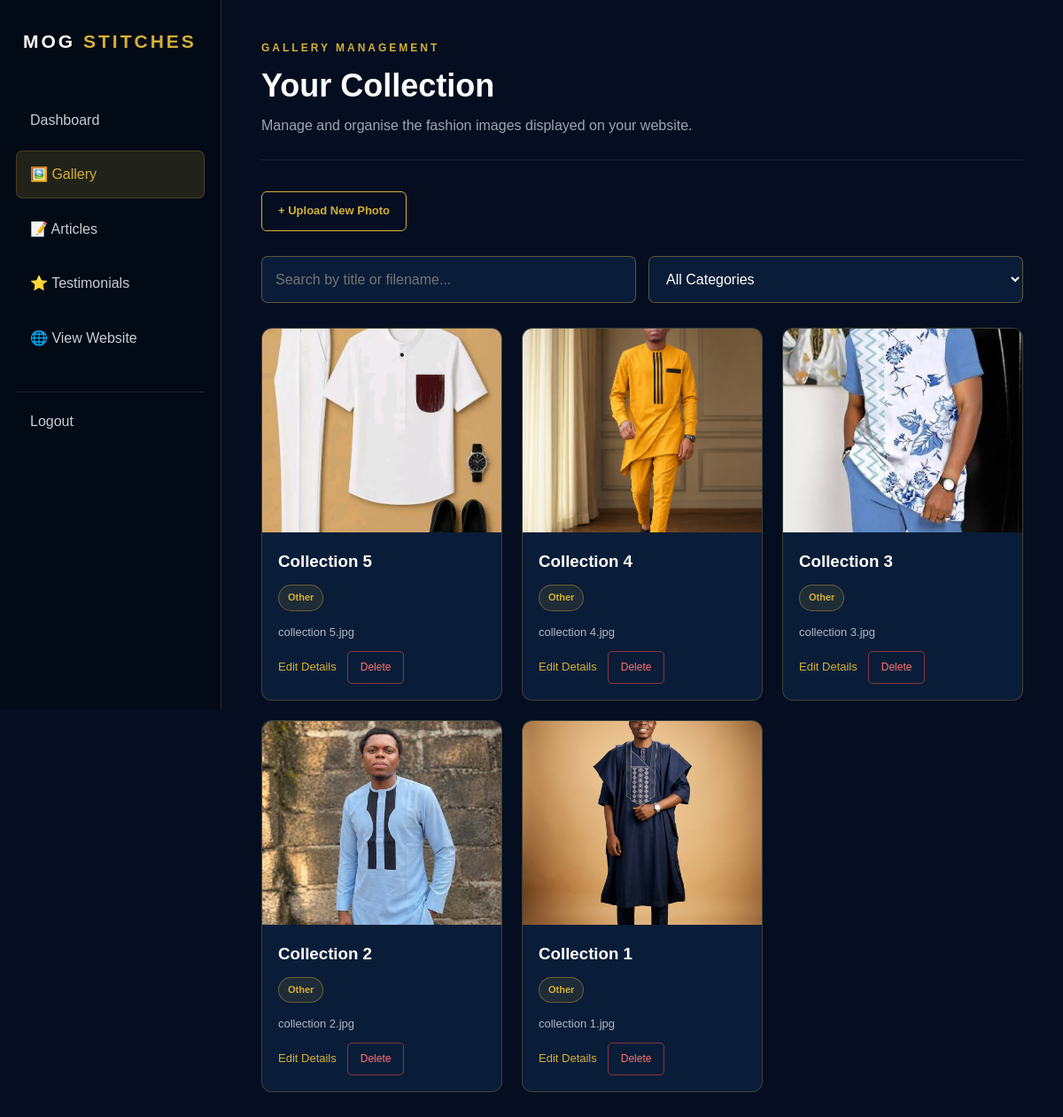
Page /admin/gallery (signed in) on the committed database.
### tables this page shows
CREATE TABLE gallery (
                    id INTEGER PRIMARY KEY AUTOINCREMENT,
                    filename TEXT NOT NULL,
                    title TEXT,
                    description TEXT,
                    category TEXT NOT NULL DEFAULT 'Other',
                    created_at TIMESTAMP DEFAULT CURRENT_TIMESTAMP
                );

### app.py (the view)
@app.route("/admin/gallery")
@login_required
def admin_gallery():
    conn = get_db()
    images = conn.execute(
        "SELECT * FROM gallery ORDER BY id DESC"
    ).fetchall()
    conn.close()
    return render_template(
        "admin_gallery.html",
        images=images
    )

### app.py (called while the page is built)
@login_manager.user_loader
def load_user(user_id):
    conn = get_db()
    admin = conn.execute(
        "SELECT * FROM admins WHERE id = ?",
        (user_id,)
    ).fetchone()
    conn.close()
    if admin:
        return Admin(
            admin["id"],
            admin["username"],
            admin["password"]
        )
    return None

### database.py (called while the page is built, shortened)
def get_db():
    connection = sqlite3.connect(DATABASE)
    connection.row_factory = sqlite3.Row
    return connection

### templates/admin_gallery.html (shortened to what this page needs)
<!DOCTYPE html>
<html lang="en">
<head>
    <link rel="stylesheet"
          href="{{ url_for('static', filename='admin.css') }}">
</head>
<body>
<div class="admin-layout">
    <aside class="sidebar">
        <div class="sidebar-logo">
            MOG <span>STITCHES</span>
        </div>
        <nav class="sidebar-nav">
            <a href="{{ url_for('admin_dashboard') }}">Dashboard</a>
            <a href="{{ url_for('admin_gallery') }}" class="active">🖼️ Gallery</a>
            <a href="{{ url_for('admin_articles') }}">📝 Articles</a>
            <a href="{{ url_for('admin_testimonials') }}">⭐ Testimonials</a>
            <a href="/" target="_blank">🌐 View Website</a>
            <a href="{{ url_for('admin_logout') }}" class="logout">Logout</a>
        </nav>
    </aside>
    <main class="admin-main">
        <header class="admin-header">
            <p>GALLERY MANAGEMENT</p>
            <h1>Your Collection</h1>
            <span>Manage and organise the fashion images displayed on your website.</span>
        </header>
        <div style="margin-bottom: 28px;">
            <a href="{{ url_for('admin_gallery_upload') }}"
               class="dashboard-button">
                + Upload New Photo
            </a>
        </div>
        <div class="gallery-tools">
            <input
                type="search"
                id="gallerySearch"
                placeholder="Search by title or filename..."
                aria-label="Search gallery photos"
            >
            <select id="categoryFilter" aria-label="Filter by fashion category">
                <option value="all">All Categories</option>
            </select>
        </div>
        <div class="gallery-admin-grid" id="galleryAdminGrid">
            {% for image in images %}
            <div class="gallery-admin-card"
                 data-title="{{ image['title'] or '' }}"
                 data-filename="{{ image['filename'] }}"
                 data-category="{{ image['category'] or 'Other' }}">
                <img
                    src="{{ url_for('static', filename='images/' + image['filename']) }}"
                    alt="{{ image['title'] or 'MOG Stitches Collection' }}"
                    loading="lazy"
                >
                <div class="gallery-admin-info">
                    <h3>{{ image['title'] or 'Untitled' }}</h3>
                    <span class="gallery-category">
                        {{ image['category'] or 'Other' }}
                    </span>
                    <p>{{ image['filename'] }}</p>
                    <div class="gallery-admin-actions">
                        <a href="{{ url_for('edit_gallery_image', image_id=image['id']) }}">
                            Edit Details
                        </a>
                        <form
                            method="POST"
                            action="{{ url_for('delete_gallery_image', image_id=image['id']) }}"
                            onsubmit="return confirm('Are you sure you want to delete this image?');"
                        >
                            <button type="submit">Delete</button>
                        </form>
                    </div>
                </div>
            </div>
            {% else %}
            <p class="gallery-empty">
                No gallery images have been added yet. Upload your first photo to get started.
            </p>
            {% endfor %}
        </div>
    </main>
</div>
</body>
</html>

### static/admin.css (style rules this page uses)
* { box-sizing: border-box; margin: 0; padding: 0; }
:root { --navy: #040e20; --navy-dark: #020a16; --navy-card: #0a1d38; --gold: #d4af37; --gold-soft: rgba(212, 175, 55, 0.15); --text-main: #ffffff; --text-muted: #aeb8c7; --border: rgba(212, 175, 55, 0.22); }
body { font-family: Arial, sans-serif; background: var(--navy); color: var(--text-main); line-height: 1.6; }
a, button, input, select, textarea { font: inherit; }
a { transition: background 0.25s ease, color 0.25s ease, border-color 0.25s ease, transform 0.25s ease; }
.admin-layout { min-height: 100vh; display: flex; }
.sidebar { width: 250px; flex-shrink: 0; background: var(--navy-dark); border-right: 1px solid var(--border); padding: 30px 18px; position: fixed; top: 0; left: 0; height: 100vh; overflow-y: auto; z-index: 100; }
.sidebar-logo { font-size: 21px; font-weight: 700; letter-spacing: 3px; margin-bottom: 45px; padding: 0 8px; }
.sidebar-logo span { color: var(--gold); }
.sidebar-nav { display: flex; flex-direction: column; gap: 8px; }
.sidebar-nav a { display: block; color: #c8cdd5; text-decoration: none; padding: 13px 15px; border: 1px solid transparent; border-radius: 7px; }
.sidebar-nav a:hover, .sidebar-nav a.active { background: var(--gold-soft); color: var(--gold); border-color: var(--border); }
.sidebar-nav .logout { margin-top: 25px; border-top: 1px solid rgba(255, 255, 255, 0.1); border-radius: 0; padding-top: 20px; }
.admin-main { margin-left: 250px; width: calc(100% - 250px); min-width: 0; padding: 45px; }
.admin-header { margin-bottom: 35px; padding-bottom: 25px; border-bottom: 1px solid rgba(255, 255, 255, 0.08); }
.admin-header p { color: var(--gold); font-size: 12px; font-weight: 700; letter-spacing: 3px; margin-bottom: 10px; }
.admin-header h1 { font-size: clamp(27px, 3vw, 38px); line-height: 1.25; overflow-wrap: anywhere; }
.admin-header span { display: block; color: #9da6b4; margin-top: 10px; }
.dashboard-button { display: inline-block; padding: 11px 18px; border: 1px solid var(--gold); border-radius: 6px; color: var(--gold); text-decoration: none; font-size: 13px; font-weight: 700; }
input, select, textarea { max-width: 100%; }
button { cursor: pointer; }

### templates/admin_gallery.html (style rules this page uses)
.gallery-tools { display: flex; flex-wrap: wrap; gap: 14px; margin-bottom: 28px; }
.gallery-tools input, .gallery-tools select { flex: 1; min-width: 200px; padding: 13px 15px; background: #0a1d38; color: #fff; border: 1px solid rgba(212, 175, 55, 0.4); border-radius: 7px; }
.gallery-admin-grid { display: grid; grid-template-columns: repeat(3, minmax(0, 1fr)); gap: 22px; }
.gallery-admin-card { min-width: 0; overflow: hidden; background: #0a1d38; border: 1px solid rgba(212, 175, 55, 0.25); border-radius: 12px; }
.gallery-admin-card > img { display: block; width: 100%; height: 230px; object-fit: cover; background: #020a16; }
.gallery-admin-info { padding: 18px; }
.gallery-admin-info h3 { overflow-wrap: anywhere; margin-bottom: 8px; }
.gallery-admin-info p { color: #aeb8c7; font-size: 13px; overflow-wrap: anywhere; margin-bottom: 10px; }
.gallery-category { display: inline-block; margin: 3px 0 14px; padding: 5px 10px; border: 1px solid rgba(212, 175, 55, 0.4); border-radius: 20px; color: #d4af37; background: rgba(212, 175, 55, 0.1); font-size: 11px; font-weight: bold; }
.gallery-admin-actions { display: flex; flex-wrap: wrap; align-items: center; gap: 12px; }
.gallery-admin-actions a { color: #d4af37; font-size: 13px; text-decoration: none; }
.gallery-admin-actions button { padding: 8px 14px; border: 1px solid rgba(255, 80, 80, 0.5); border-radius: 5px; background: transparent; color: #ff7070; font-size: 12px; }

### rows in the picture
gallery: filename (picture), title "Collection 5", category "Other", filename "collection 5.jpg"
gallery: filename (picture), title "Collection 4", category "Other", filename "collection 4.jpg"
gallery: filename (picture), title "Collection 3", category "Other", filename "collection 3.jpg"
gallery: filename (picture), title "Collection 2", category "Other", filename "collection 2.jpg"
gallery: filename (picture), title "Collection 1", category "Other", filename "collection 1.jpg"
